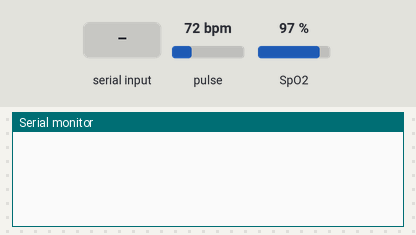
A sketch run on a simulated Arduino Uno, built with avr-gcc and run on an emulated ATmega328P. On the bench: the last lines printed to the serial monitor. The inputs (shaded band) are chosen by the test bench; at power-on: pulse 72 bpm, SpO2 97 %.

Above: at 0.9 s.
1.0 s: "1" received over Serial
At 1.7 s:
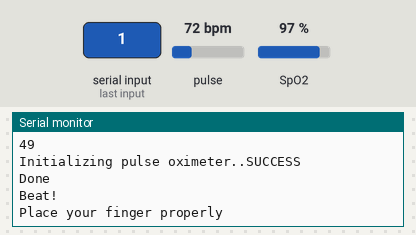
2.5 s: pulse set to 70 bpm
At 3.3 s:
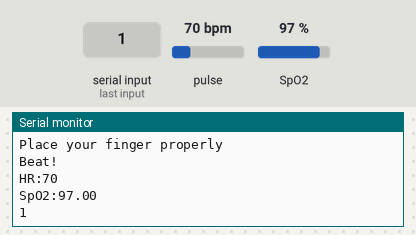
4.5 s: SpO2 set to 85 %
At 5.8 s:
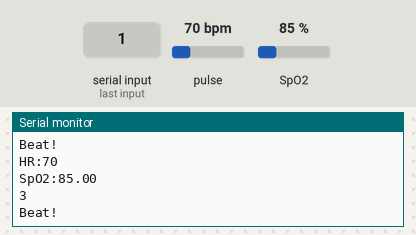
6.0 s: pulse set to 100 bpm
At 8.8 s:
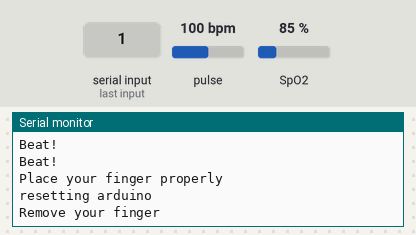
Timing chart, 0 to 10.0 s (numbered marks = the images above; inputs shaded):
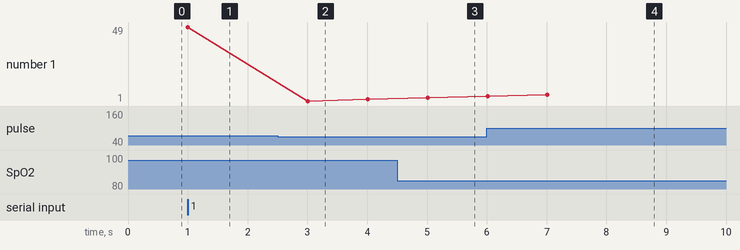

The sketch:

13Aug.ino
```cpp
#include <Wire.h>
#include "MAX30100_PulseOximeter.h"

#define REPORTING_PERIOD_MS     1000

// PulseOximeter is the higher level interface to the sensor
// it offers:
//  * beat detection reporting
//  * heart rate calculation
//  * SpO2 (oxidation level) calculation
PulseOximeter pox;

int count=0;
int HR=0;
float Spo2=0.0;
uint32_t tsLastReport = 0;
void(* resetFunc) (void) = 0;//declare reset function at address 0
// Callback (registered below) fired when a pulse is detected
void onBeatDetected()
{
    Serial.println("Beat!");
}

void setup()
{
    Serial.begin(115200);
    while (Serial.available() == 0) ; //wait until user presses a key
      Serial.println(Serial.read());

    Serial.print("Initializing pulse oximeter..");

    // Initialize the PulseOximeter instance
    // Failures are generally due to an improper I2C wiring, missing power supply
    // or wrong target chip
    if (!pox.begin()) {
        Serial.println("FAILED");
        for(;;);
    } else {
        Serial.println("SUCCESS");
        Serial.println("Done");
    }


    // The default current for the IR LED is 50mA and it could be changed
    //   by uncommenting the following line. Check MAX30100_Registers.h for all the
    //   available options.
    // pox.setIRLedCurrent(MAX30100_LED_CURR_7_6MA);

    // Register a callback for the beat detection
    pox.setOnBeatDetectedCallback(onBeatDetected);
}

void loop()
{
    // Make sure to call update as fast as possible
    pox.update();

//    Serial.println("Now tou can place your finger");
    // Asynchronously dump heart rate and oxidation levels to the serial
    // For both, a value of 0 means "invalid"
    if (millis() - tsLastReport > REPORTING_PERIOD_MS)
    {
      HR=pox.getHeartRate();
      Spo2=pox.getSpO2();

      if (HR >50 && HR <120 && Spo2> 80 && Spo2 <=100 && count<5)
      {
        count=count+1;
        Serial.print("HR:");
        Serial.println(HR);
        Serial.print("SpO2:");
        Serial.println(Spo2);
        Serial.println(count);
      }
      else
      {
        Serial.println("Place your finger properly");
        if (count==5)
      {

        Serial.println("resetting arduino");
        for (int i=0 ;i<5; i++)
        {
          Serial.println("Remove your finger");
          delay(1000);
        }

        count=0;
        resetFunc();
      }
      }
      tsLastReport = millis();
    }
}
```

Measured:
- after the input at 1.0 s, the serial monitor: prints a new line at once (image 1)
- after the input at 2.5 s, the serial monitor: prints a new line after 0.50 s (image 2)
- after the input at 4.5 s, the serial monitor: prints a new line after 0.51 s (image 3)
- after the input at 6.0 s, the serial monitor: prints a new line at once (image 4)
